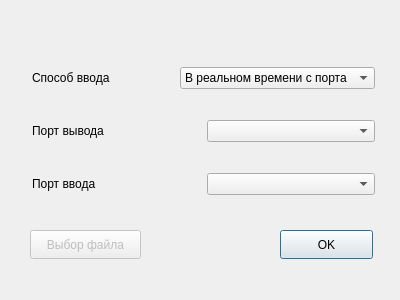
<?xml version="1.0" encoding="UTF-8"?>
<ui version="4.0">
 <class>inputsettings</class>
 <widget class="QDialog" name="inputsettings">
  <property name="geometry">
   <rect>
    <x>0</x>
    <y>0</y>
    <width>400</width>
    <height>300</height>
   </rect>
  </property>
  <property name="windowTitle">
   <string>Параметры</string>
  </property>
  <widget class="QPushButton" name="pushButton">
   <property name="geometry">
    <rect>
     <x>280</x>
     <y>230</y>
     <width>93</width>
     <height>29</height>
    </rect>
   </property>
   <property name="text">
    <string>OK</string>
   </property>
  </widget>
  <widget class="QWidget" name="layoutWidget">
   <property name="geometry">
    <rect>
     <x>32</x>
     <y>42</y>
     <width>343</width>
     <height>181</height>
    </rect>
   </property>
   <layout class="QVBoxLayout" name="verticalLayout">
    <item>
     <layout class="QHBoxLayout" name="horizontalLayout">
      <item>
       <widget class="QLabel" name="label_3">
        <property name="text">
         <string>Способ ввода</string>
        </property>
       </widget>
      </item>
      <item>
       <widget class="QComboBox" name="comboBox">
        <item>
         <property name="text">
          <string>В реальном времени с порта</string>
         </property>
        </item>
        <item>
         <property name="text">
          <string>Файл</string>
         </property>
        </item>
       </widget>
      </item>
     </layout>
    </item>
    <item>
     <layout class="QHBoxLayout" name="horizontalLayout_2">
      <item>
       <widget class="QLabel" name="label">
        <property name="text">
         <string>Порт вывода</string>
        </property>
       </widget>
      </item>
      <item>
       <widget class="QComboBox" name="comboBox_2">
        <property name="enabled">
         <bool>true</bool>
        </property>
       </widget>
      </item>
     </layout>
    </item>
    <item>
     <layout class="QHBoxLayout" name="horizontalLayout_3">
      <item>
       <widget class="QLabel" name="label_2">
        <property name="text">
         <string>Порт ввода</string>
        </property>
       </widget>
      </item>
      <item>
       <widget class="QComboBox" name="comboBox_3"/>
      </item>
     </layout>
    </item>
   </layout>
  </widget>
  <widget class="QPushButton" name="pushButton_2">
   <property name="enabled">
    <bool>false</bool>
   </property>
   <property name="geometry">
    <rect>
     <x>30</x>
     <y>230</y>
     <width>111</width>
     <height>29</height>
    </rect>
   </property>
   <property name="text">
    <string>Выбор файла</string>
   </property>
  </widget>
 </widget>
 <resources/>
 <connections/>
</ui>
